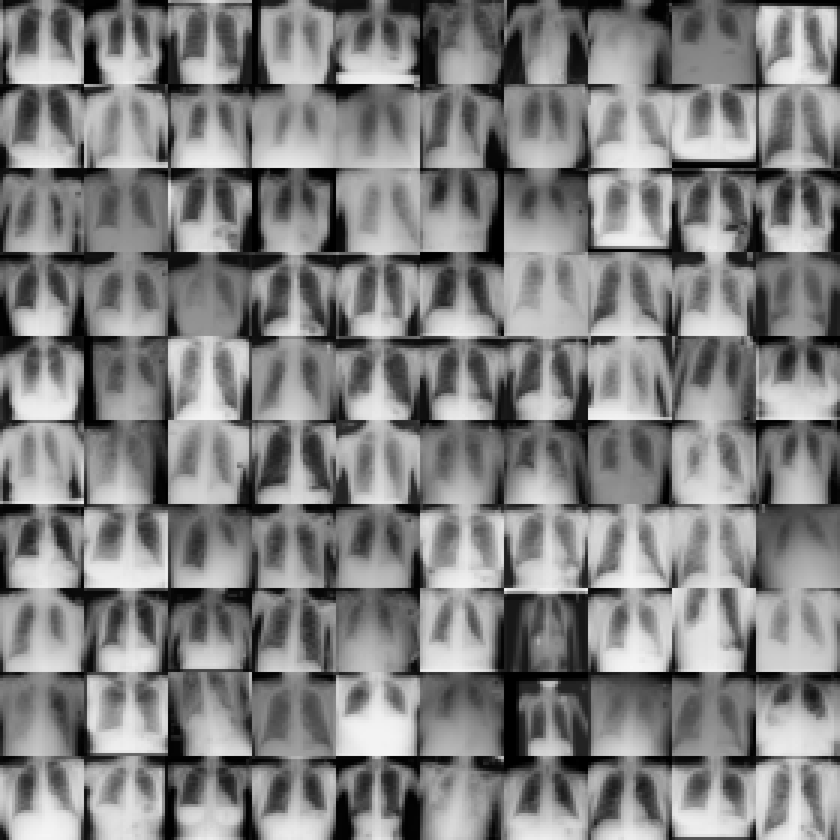
#> input picture medmnist_xray_grid.png, 840 x 840 px, shrunk from 1120 x 1120 before the run
$ jupyter execute --allow-errors Assignment6.ipynb
#> lines starting #> are read from the running program, lines starting #| are printed output that depends on the picture
**Part 1**

[cell 1]
# import libraries
import re
import urllib.request
import requests
from bs4 import BeautifulSoup
import numpy as np
import matplotlib.pyplot as plt
from PIL import Image

# set up sentiment analysis
import nltk
nltk.download('vader_lexicon')
#> (this line was passed over: nltk is not available in this run)
from nltk.sentiment import SentimentIntensityAnalyzer

[cell 2]
# load image
image_path = "medmnist_xray_grid.png"
img = Image.open(image_path)
#> img is the input picture: PIL image 840x840 L; min 0, max 245, mean 129.5
img_array = np.array(img)

print(f"Original grid shape: {img_array.shape}")
#| Original grid shape: (840, 840)

# split image
n_rows = 10
n_cols = 10
h = img_array.shape[0] // n_rows
#> h = 84
w = img_array.shape[1] // n_cols
#> w = 84

[cell 3]
# individual xrays
xrays = []
for r in range(n_rows):
    for c in range(n_cols):
        patch = img_array[r * h : (r + 1) * h, c * w : (c + 1) * w]
        xrays.append(patch)
#> after the loop, xrays = 100 items

# convert to numpy array
xrays = np.array(xrays)

fig, axes = plt.subplots(1, 5, figsize=(12, 3))
for i in range(5):
    axes[i].imshow(xrays[i], cmap='gray' if xrays.ndim == 3 else None)
    axes[i].set_title(f"X-ray #{i+1}")
    axes[i].axis('off')
plt.tight_layout()
plt.show()
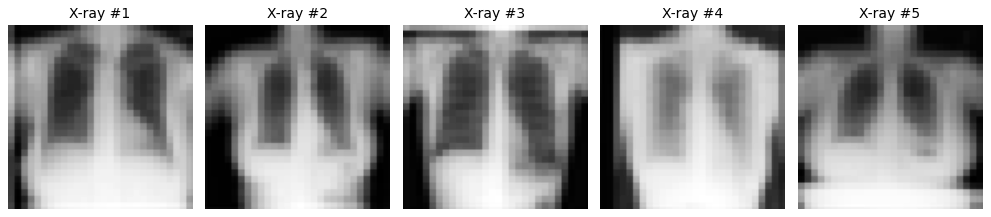
#> figure drawn by matplotlib, 5 panels

[cell 4]
# horizontal flip
xrays_flipped = np.flip(xrays, axis=2)

fig, axes = plt.subplots(10, 10, figsize=(15, 15))

for i in range(100):
    r, c = divmod(i, 10)
    ax = axes[r, c]
    ax.imshow(xrays_flipped[i], cmap='gray' if xrays_flipped.ndim == 3 else None)
    ax.axis('off')

plt.suptitle("horizontally flipped xrays", fontsize=16)
plt.tight_layout()
plt.show()
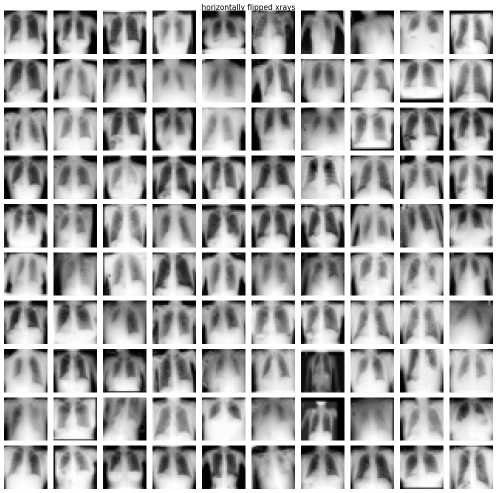
#> figure drawn by matplotlib, 100 panels
